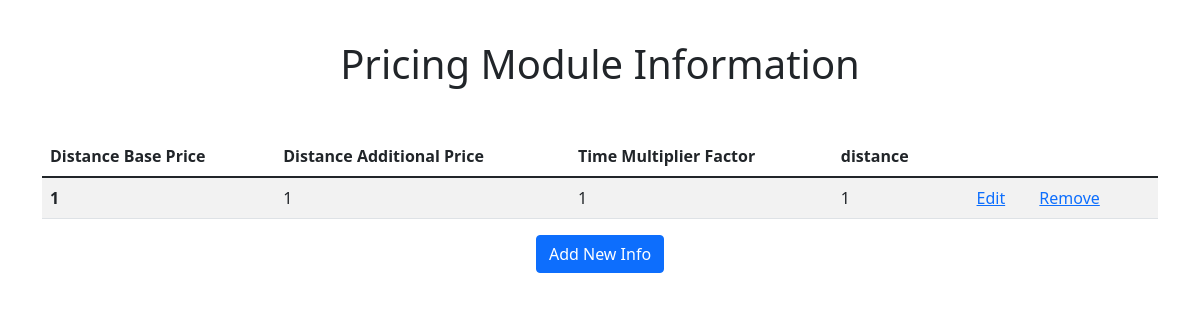
/polls/, run on an earlier commit of the app's database.
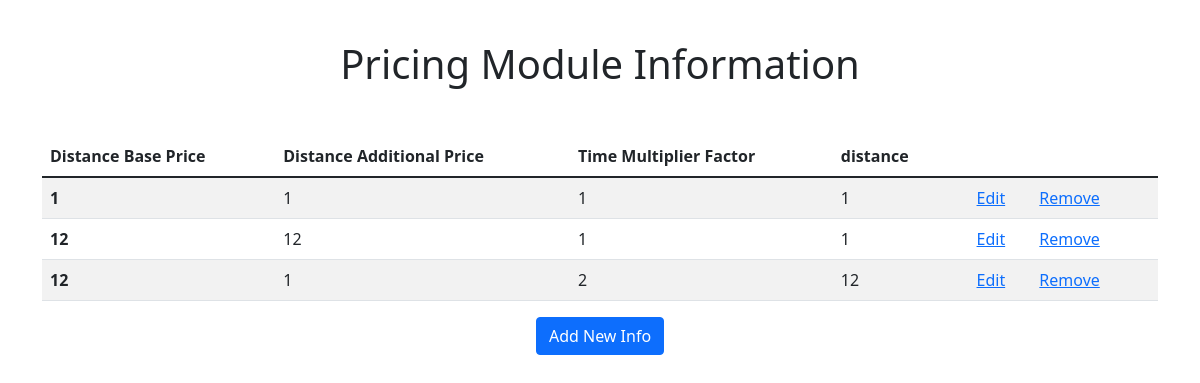
And on a later commit of the database.
### polls/models.py (models this page shows, shortened)
class PricingConfig(models.Model):
    id = models.IntegerField(primary_key=True)
    distanceBasePrice = models.CharField(max_length=200)
    distanceAdditionalPrice = models.CharField(max_length=200)
    timeMultiplierFactor = models.CharField(max_length=200)
    distance = models.CharField(max_length=200,null=True)

### polls/views.py (the view)
# urls.py: path('', views.pricingConfig_list, name='pricingconfig-list'),
def pricingConfig_list(request):
    pricingConfig = PricingConfig.objects.all()
    context = {
        'pC': pricingConfig,
    }
    return render(request, 'admin/dashboard.html', context)

### polls/templates/admin/dashboard.html (shortened to what this page needs)
{% extends 'base.html' %}
{% block content %}
    <h1 style="text-align: center; padding-top: 1em; padding-bottom: 1em;">Pricing Module Information</h1>
    <table class="table table-striped">
        <thead>
            <tr>
                <th scope="col">Distance Base Price</th>
                <th scope="col">Distance Additional Price</th>
                <th scope="col">Time Multiplier Factor</th>
                <th scope="col">distance</th>
            </tr>
        </thead>
        <tbody>
            {% for p in pC %}
                <tr>
                    <th scope="row">{{ p.distanceBasePrice }}</th>
                    <td>{{ p.distanceAdditionalPrice }}</td>
                    <td>{{ p.timeMultiplierFactor }}</td>
                    <td>{{ p.distance }}</td>
                    <td>{{ p.result}}</td>
                    <td>
                        <a style="margin-right: 30px;" href="{% url 'edit-pricingModule' %}">Edit</a>
                        <a href="{% url 'delete-pricingModule' %}">Remove</a>
                    </td>
                </tr>
            {% endfor %}
        </tbody>
    </table>
    <div class="text-center">
        <a href="{% url 'create-pricingModule' %}"><button type="button" class="btn btn-primary">Add New Info</button></a>
    </div>
{% endblock content %}

### polls/templates/base.html (shortened to what this page needs)
<!DOCTYPE html>
<html lang="en">
<head>
    <link href="https://cdn.jsdelivr.net/npm/bootstrap@5.1.3/dist/css/bootstrap.min.css" rel="stylesheet">
</head>
<body>
    <div class="container">
        {% block content %}
        {% endblock content %}
    </div>
</body>
</html>

What changed in the data, as far as the page shows it:
added PricingConfig: distanceBasePrice "12", distanceAdditionalPrice "12", timeMultiplierFactor "1", distance "1"
added PricingConfig: distanceBasePrice "12", distanceAdditionalPrice "1", timeMultiplierFactor "2", distance "12"
